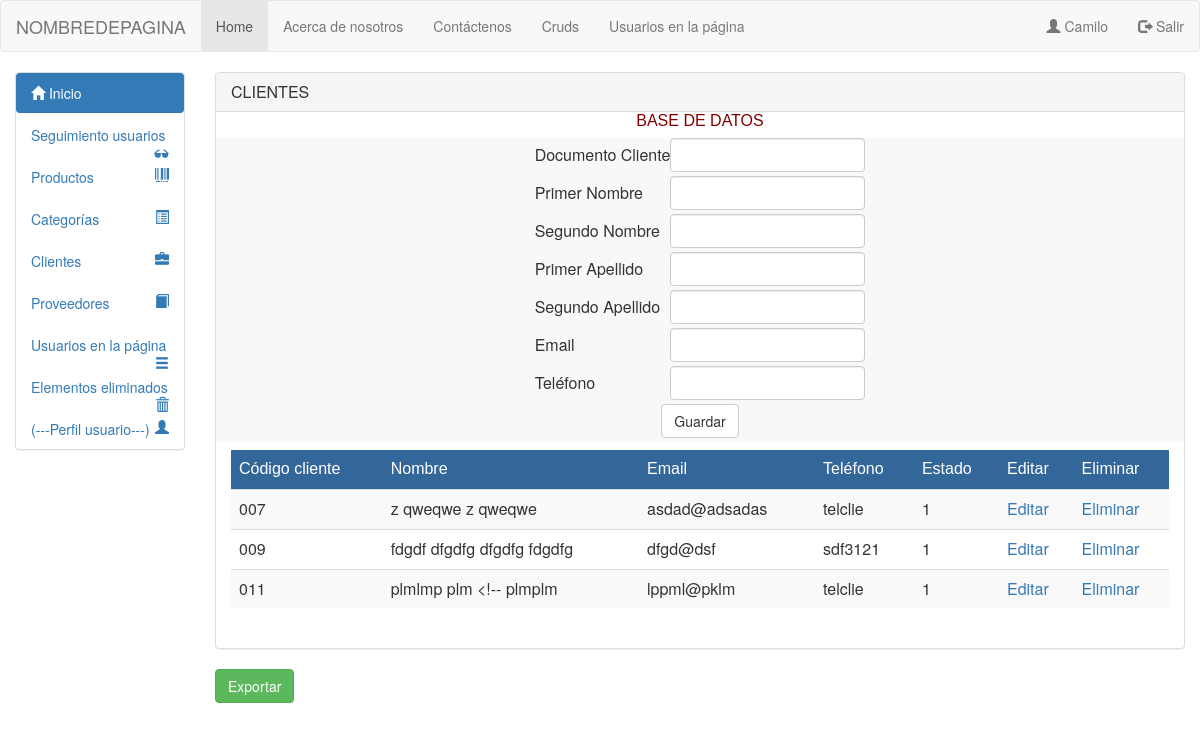
The page /Vista/html/crudcliente.php (signed in) on the database as committed earlier.
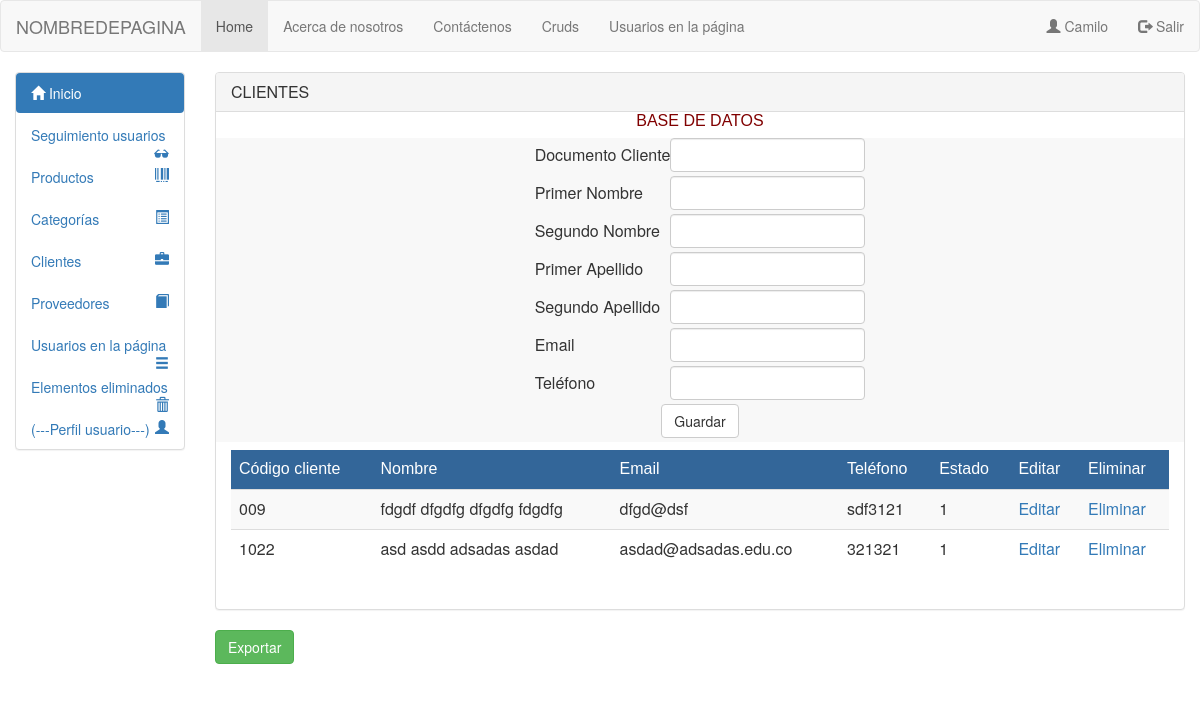
The same page on the database as committed later.
### tables this page shows
CREATE TABLE `listar_clientes_proveedores` (
  `codigo_proveedor_cliente` varchar(50) NOT NULL,
  `primer_nombre_provee_clie` varchar(50) NOT NULL,
  `segundo_nombre_provee_clie` varchar(50) NOT NULL,
  `primer_apellido_provee_clie` varchar(50) NOT NULL,
  `segundo_apellido_provee_clie` varchar(50) NOT NULL,
  `email_proveedor_cliente` varchar(50) NOT NULL,
  `telefono_proveedor_cliente` varchar(50) NOT NULL,
  `estado_proveedor_cliente` tinyint(1) NOT NULL,
  `id_rol_listar` int(11) NOT NULL
);

### Modelo/conexion.php (called while the page is built, shortened)
<?php
class Conexion
{
public function __construct()
{
$this->con = new mysqli("localhost", "root", "", "inventcorp");
}
}
?>

### modelo/mdlclielistar.php (called while the page is built)
<?php
 include_once("conexion.php");
class Clientelis extends Conexion
{
    public function listarclie()
    {
        $q = "select * from listar_clientes_proveedores where estado_proveedor_cliente='1' and id_rol_listar='1' order by codigo_proveedor_cliente";
        $consulta = $this->con->query($q) or die ('failed!' . $this->con->error);
        return $consulta;
    }
}
?>

### Modelo/mdlescape.php (called while the page is built)
<?php
class Escap
{
	public function escape($string){
		return htmlentities($string, ENT_QUOTES, 'UTF-8');
	}
}
?>

### Vista/html/crudcliente.php (the view, shortened to what the changed rows need)
<?php
include_once '../../modelo/mdlescape.php';
include_once '../../modelo/mdlclielistar.php';
?>
<html lang="en">
<head>
<link href="../bootstrap/css/bootstrap.min.css" rel="stylesheet" media="screen">
</head>
<body>
<?php
include_once 'header.php';
?>
<div class="container-fluid">
<div class="row">
<?php
include_once 'menulateral.php';
?>
<div class="col-sm-10 col-md-10">
<div class="panel panel-default">
<div class="row">
 <div class="col-sm-12 col-md-12">
             <div class="col-sm-12 col-md-12">
             <div class="table-responsive">
                    <table class="table table-hover table-striped" align="center">
                    <thead>
                        <tr>
                            <tr style="color:#FFF; background-color:#369">
                            <td style="font-family:Tahoma, Geneva, sans-serif">Código cliente</td>
                            <td style="font-family:Tahoma, Geneva, sans-serif">Nombre</td>
                            <td style="font-family:Tahoma, Geneva, sans-serif">Email</td>
                            <td style="font-family:Tahoma, Geneva, sans-serif">Teléfono</td>
                            <td style="font-family:Tahoma, Geneva, sans-serif">Estado</td>
                            <td style="font-family:Tahoma, Geneva, sans-serif">Editar</td>
                            <td style="font-family:Tahoma, Geneva, sans-serif">Eliminar</td>
                        </tr>
                    </thead>
                    <?php
                    $objeto= new Clientelis;
                    $res=$objeto->listarclie();
                    $objetoe= new Escap;
                     while($row = $res->fetch_array(MYSQLI_ASSOC)){
                      ?>
                        <tr>
                            <td><?php echo $objetoe->escape($row['codigo_proveedor_cliente']); ?></td>
                            <td>
                                <?php
                                  echo $objetoe->escape($row['primer_nombre_provee_clie']." ");
                                  echo $objetoe->escape($row['segundo_nombre_provee_clie']." ");
                                  echo $objetoe->escape($row['primer_apellido_provee_clie']." ");
                                  echo $objetoe->escape($row['segundo_apellido_provee_clie']);
                                ?>
                                </td>
                            <td><?php echo $objetoe->escape($row['email_proveedor_cliente']); ?></td>
                            <td><?php echo $objetoe->escape($row['telefono_proveedor_cliente']); ?></td>
                            <td><?php echo $objetoe->escape($row['estado_proveedor_cliente']); ?></td>
                            <td>
                                <a href="crudcliente.php?edit=<?php echo $row['codigo_proveedor_cliente']; ?>">Editar</a>
                            </td>
                            <td>
                                <a href="../../controlador/crudclie/controladorclie.php?delclie=<?php echo $row['codigo_proveedor_cliente']; ?>">Eliminar</a>
                            </td>
                        </tr>
                    <?php
                   } $objeto->CloseDB();?>
                </table>
                <br/>
             </div>
                </div>
              </div>
            </div>
        </div>
        </div>
</div>
</div>
    </body>
</html>

Rows that differ between the two databases and show on the page:
removed listar_clientes_proveedores: codigo_proveedor_cliente "007", primer_nombre_provee_clie "z", segundo_nombre_provee_clie "qweqwe", primer_apellido_provee_clie "z", segundo_apellido_provee_clie "qweqwe", email_proveedor_cliente "asdad@adsadas", telefono_proveedor_cliente "telclie", estado_proveedor_cliente "1"
removed listar_clientes_proveedores: codigo_proveedor_cliente "011", primer_nombre_provee_clie "plmlmp", segundo_nombre_provee_clie "plm", primer_apellido_provee_clie "<!--", segundo_apellido_provee_clie "plmplm", email_proveedor_cliente "lppml@pklm", telefono_proveedor_cliente "telclie", estado_proveedor_cliente "1"
added listar_clientes_proveedores: codigo_proveedor_cliente "1022", primer_nombre_provee_clie "asd", segundo_nombre_provee_clie "asdd", primer_apellido_provee_clie "adsadas", segundo_apellido_provee_clie "asdad", email_proveedor_cliente "asdad@adsadas.edu.co", telefono_proveedor_cliente "321321", estado_proveedor_cliente "1"
